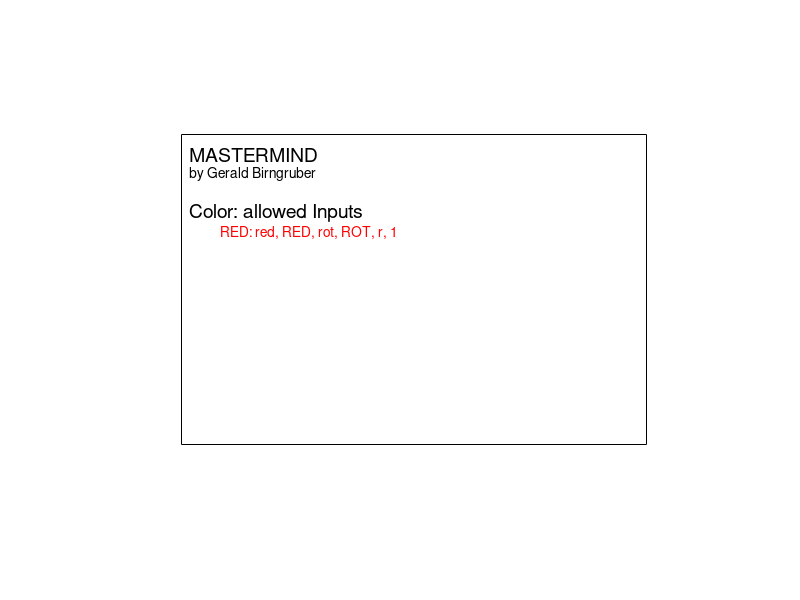

The MATLAB source for this figure: (Note: this script raises an error after producing the figure.)
function showinfo
    
figure('Units','normalized','Position',[0.0,0.5,0.4,0.5])
hold on
axis off
axis equal
plot ([0,12,12,12,12,0,0,0],[2,2,2,10,10,10,10,2],'k')
text(0.2,9.5,'MASTERMIND','FontSize',14)
text(0.2,9,'by Gerald Birngruber')
text(0.2,8,'Color: allowed Inputs','FontSize',14)
text(1,7.5,'RED: red, RED, rot, ROT, r, 1','Color','r')
        [xc,yc]=circle(0.5,7.5,0.1);
        fillcircle(xc,yc,1);
text(1,7,'BLUE: blue, BLUE, blau, BLAU, b, 2','Color','b')
        [xc,yc]=circle(0.5,7,0.1);
        fillcircle(xc,yc,2);
text(1,6.5,'Yellow: yellow, YELLOW, gelb, GELB, y, 3','Color','y','BackgroundColor',[0.4,0.4,0.4])
        [xc,yc]=circle(0.5,6.5,0.1);
        fillcircle(xc,yc,3);
text(1,6,'GREEN: green, GREEN, grün, GRÜN, g, 4','Color','g')
        [xc,yc]=circle(0.5,6,0.1);
        fillcircle(xc,yc,4);
text(1,5.5,'MAGENTA: magenta, MAGENTA, m, 5','Color','m')
        [xc,yc]=circle(0.5,5.5,0.1);
        fillcircle(xc,yc,5);
text(1,5,'CYAN: cyan, CYAN, c, 6','Color','c')
        [xc,yc]=circle(0.5,5,0.1);
        fillcircle(xc,yc,6);


text(7,8,'Answers','FontSize',14)
text(8,7,'WHITE:')
        [xc,yc]=circle(7.5,7,0.1);
        fillcircle(xc,yc,-1);
text(7,6.5,'Right Color but wrong Position')
text(8,6,'BLACK:')
        [xc,yc]=circle(7.5,6,0.1);
        fillcircle(xc,yc,-2);
text(7,5.5,'Right Color and right Position')

text(0.2,4,'MODE','FontSize',14)
text(1,3.5,'1 - Easy Mode: Each color appears only once.')
text(1,3,'2 - Hard Mode: Each color can appeare more than once.')

hold off